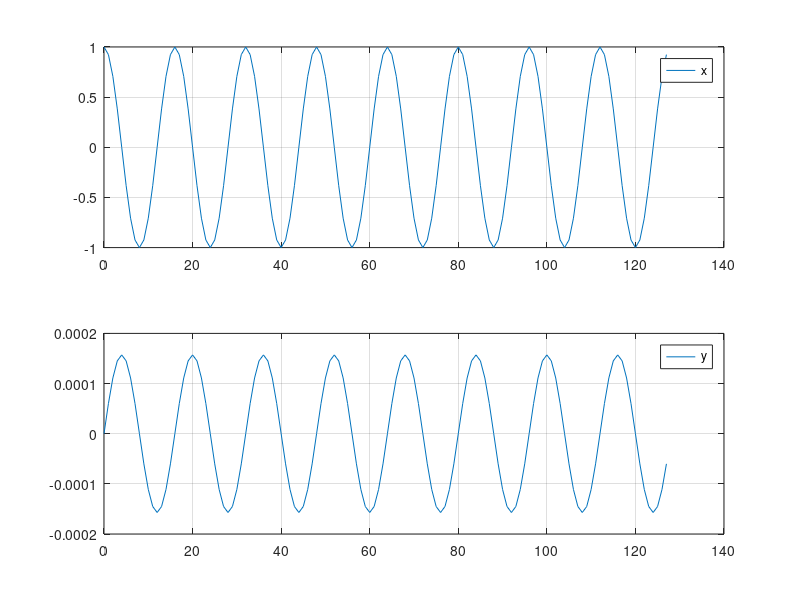

This figure's MATLAB source:
%% TARGET
% Design a 'Discrete Time Integrator' using Matlab. The input signal is:
% * x[n] = cos(2*pi*F_N*n)
%
% The parameters are:
% * Fc =  1 [kHz]
% * Fs = 16 [kHz]
%
% *Suggestions*
% 1. The equation of the discrete time integrator is: 
%     y[n] = y[n-1] + (Ts/2)*(x[n] + x[n-1])

%% Clear everything
clc;        % 'clc' cleras all the text from the Command Window
clear;      % 'clear' removes all variables from the current workspace
close all;  % 'close all' deletes all figures whose handles are not hidden.

%% Parameters
len = 128;
Fc  = 1e3;
Fs  = 16e3;
F_N = Fc/Fs;
Ts  = 1/Fs;

%% Exercise
n   = 0:len-1;
x = cos(2*pi*F_N*n);
y = zeros(1,len);

for i=2:len
  y(i) = y(i-1) + (Ts/2) * (x(i) + x(i-1));
end

%% Figure
figure;
subplot(2,1,1)
    plot(n,x)
    grid on
    legend('x')
subplot(2,1,2)
    plot(n,y)
    grid on
    legend('y')

